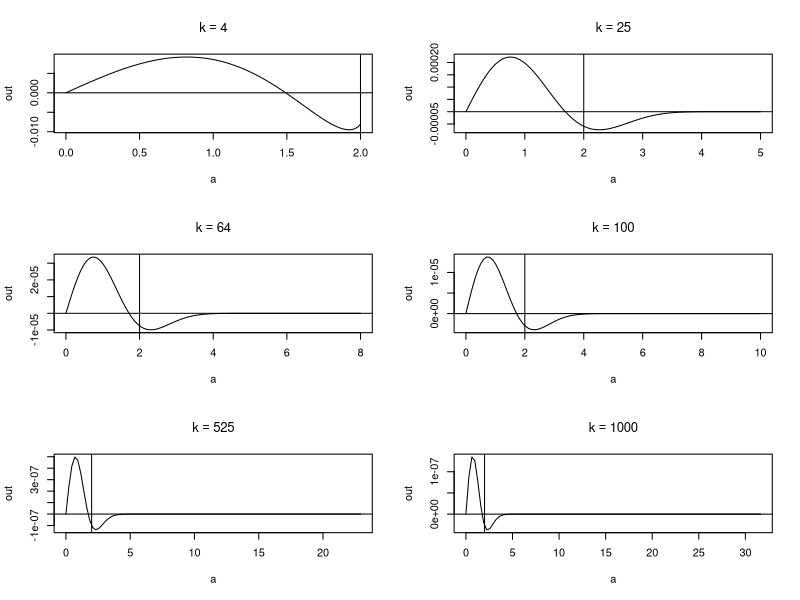
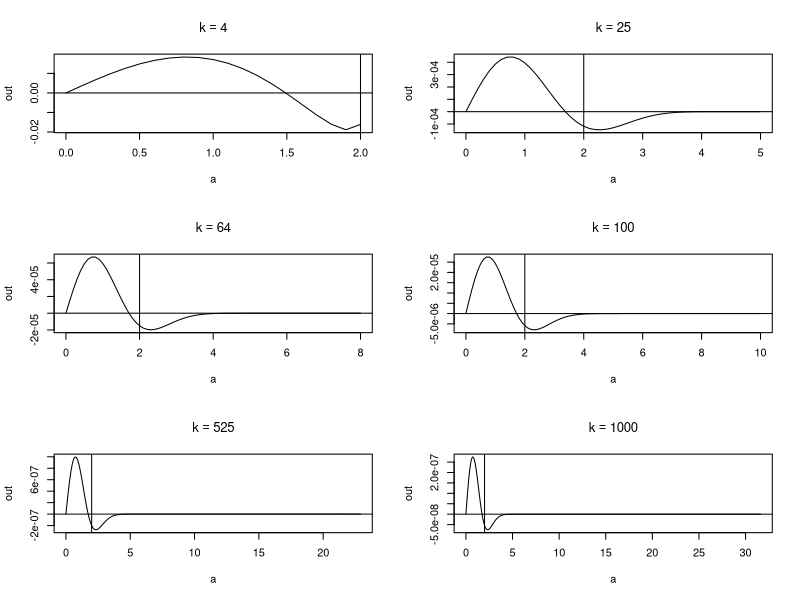

Generate these figures, in order, with R:
## ---- chunk 1
knitr::opts_chunk$set(echo = TRUE)
knitr::opts_chunk$set(
  fig.path = "README_figs/README-13-14-"
)
set.seed(04302021)
library(boot)
# Ch 13.3-13.5, 14.1
## ---- chunk 2
# get term function (a) a function to compute the kth term
getTerm <- function (a, k) {
  d <- length(a)
  (-1) ^ k * exp((2 * k + 2) * log(norm(a, type = "2"))
                  - lgamma(k + 1) - k * log(2) - log(2 * k + 1) - log(2 * k + 2)
                  + lgamma((d + 1) / 2) + lgamma(k + 3 / 2) - lgamma(k + d / 2 + 1))
}


a <- c(1,2)
getTerm(a, 100)
# for large k
getTerm(a, 10000)

## (b) Modify the function so that it computes and returns the sum.
n <- 4000
# function to get sum
getSum <- function (a) {
  sum(sapply(0:n, function (k) getTerm(a, k)))
}

## (c) Evaluate the sum
getSum(a)
## ---- chunk 3

object <- function(a, df) {
  a2 <- a ^ 2
  arg <- sqrt(a2 * df / (df + 1 - a2))
  Sk <- pt(q = arg, df = df)
  arg <- sqrt(a2 * (df - 1) / (df - a2))
  Skm1 <- pt(q = arg, df = df - 1)
  return(Sk - Skm1)
} #end function

par(mfrow=c(3,2))
k <- c(4, 25, 64, 100, 525, 1000)
for (n in k) {
  a <- seq(0, sqrt(n), length.out = 100)
  out <- object(a,n)
  plot(a, out, type = 'l', main = bquote(k == .(n)))
  abline(h = 0, v = 2)
}

k <- c(4:25, 100, 500, 1000)
out4 <- numeric(length(k))
for (i in 1:length(k)) {
  out4[i] <- uniroot(object, lower = 0.01, upper = 2, df = k[i])$root
}

out4

## ---- chunk 4
solve.equation <- function (a, k) {

  # general integral.  
  expr.integral <- function(u, n) {
    (1 + u ^ 2 / (n)) ^ (-(n + 1) / 2)
  }
  
  # general c_k.
  get.c <- function (n, a) {
    sqrt(a ^ 2 * n / (n + 1 - a ^ 2))
  }
  
  # left or right side of the equation, depending wheather n = k or n = k - 1.
  expr <- function (n, a) {
    this.integral <- function (u) {
      expr.integral(u, n)
    }
    
    c <- get.c(n, a)
    
    2 / sqrt(pi * (n)) * exp(lgamma((n + 1) / 2) - lgamma((n) / 2)) * integrate(this.integral, lower = 0, upper = c)$value
  }
  
  
  left <- expr(k, a)
  right <- expr(k - 1, a)
  return (left - right)
}

par(mfrow=c(3,2))
k <- c(4, 25, 64, 100, 525, 1000)
for (n in k) {
  a <- seq(0, sqrt(n), 0.1)
  out <- sapply(a, solve.equation, n)
  plot(a, out, type = 'l', main = bquote(k == .(n)))
  abline(h = 0, v = 2)
}

k <- c(4:25, 100, 500, 1000)
out5 <- numeric(length(k))
for (i in 1:length(k)) {
  out5[i] <- uniroot(solve.equation, lower = 0.01, upper = 2, k = k[i])$root
}
out5


rbind(Ex13.4 = out4,
      Ex13.5 = out5,
      dif = round(out5 - out4, 2))

## ---- chunk 5
A1 <- rbind(c(2, 1, 1), c(1, -1, 3))
b1 <- c(2, 3)
a <- c(4, 2, 9)
boot::simplex(a = a, A1 = A1, b1 = b1)
